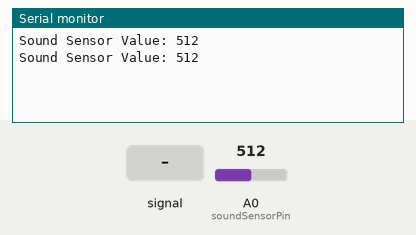
A sketch run on a simulated Arduino Uno, built with avr-gcc and run on an emulated ATmega328P. On the bench: the last lines printed to the serial monitor. The inputs (shaded band) are chosen by the test bench; at power-on: A0 (soundSensorPin) = 512.

Above: at 1.8 s.
1.9 s: A0 (soundSensorPin) fed a 200 Hz sine of ±81 counts around its level
At 2.8 s:
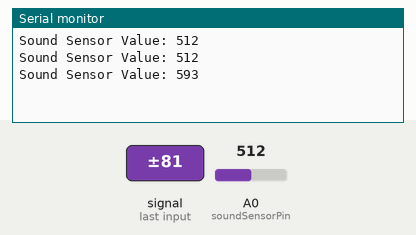
3.4 s: A0 (soundSensorPin) set to 716
At 4.5 s:
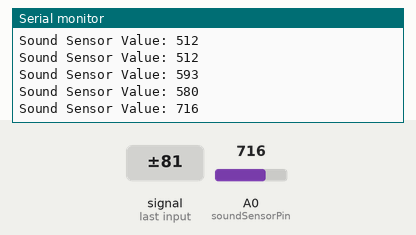
4.9 s: A0 (soundSensorPin) fed a 1000 Hz sine of ±255 counts around its level
At 5.8 s:
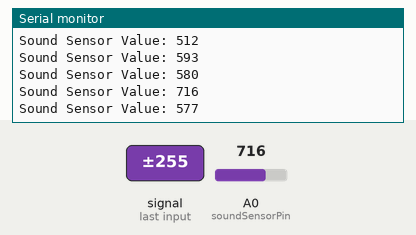
6.4 s: A0 (soundSensorPin) set to 900
At 7.8 s:
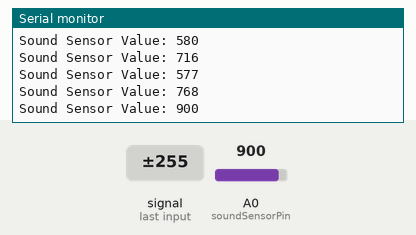
Timing chart, 0 to 8.9 s (numbered marks = the images above; inputs shaded):
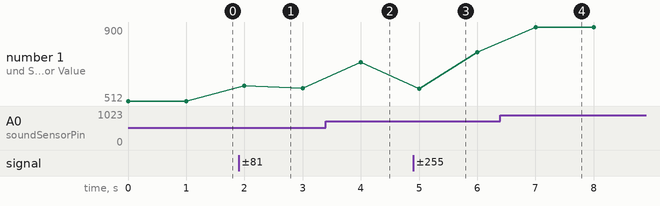

Measured:
- after the input at 1.9 s, the serial monitor: prints a new line after 0.10 s (image 1)
- after the input at 3.4 s, the serial monitor: prints a new line after 0.60 s (image 2)
- after the input at 4.9 s, the serial monitor: prints a new line after 0.10 s (image 3)
- after the input at 6.4 s, the serial monitor: prints a new line after 0.60 s (image 4)
- plotted number 1: 512 → 580 after the input at 1.9 s, 580 → 716 after the input at 3.4 s, 716 → 768 after the input at 4.9 s, 768 → 900 after the input at 6.4 s

The sketch:

claptoonled.ino
```cpp
const int soundSensorPin = A0; // Analog pin the sound sensor is connected to

void setup() {
  Serial.begin(9600); // Initialize serial communication at 9600 baud rate
}

void loop() {
  int sensorValue = analogRead(soundSensorPin); // Read the sensor value
  Serial.print("Sound Sensor Value: ");
  Serial.println(sensorValue); // Print the sensor value to the serial monitor
  delay(1000); // Delay for 1 second before reading again
}
```
